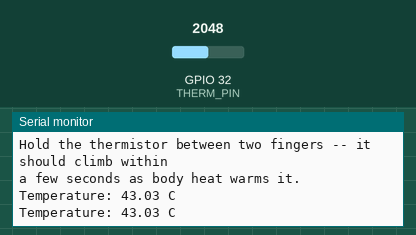
The sketch below on a simulated ESP32. On the bench: the last lines printed to the serial monitor. The inputs (shaded band) are chosen by the test bench; at power-on: GPIO 32 (THERM_PIN) = 2048.

Above: at 1.7 s.
1.8 s: GPIO 32 (THERM_PIN) set to 0
At 2.9 s:
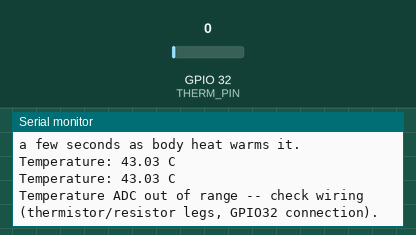
5.0 s: GPIO 32 (THERM_PIN) set to 65
At 6.3 s:
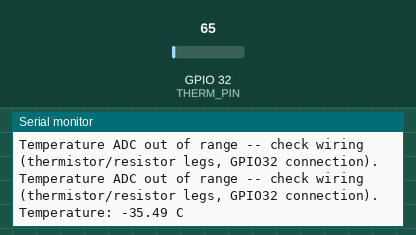

Measured:
- after the input at 1.8 s, the serial monitor: prints a new line after 0.72 s (image 1)
- after the input at 5.0 s, the serial monitor: prints a new line after 0.53 s (image 2)

The sketch:

03_thermistor.ino
```cpp
// ============================================================================
// AquaGuard rebuild -- Step 3 of 7: Thermistor ONLY (temperature)
// ============================================================================
// No WiFi, no Firebase, no other sensors -- just this one part. Add the next
// sensor only after this one prints sane, stable temperature numbers.
//
// WIRING (see hardware/Hardware_Wiring_Guide.pdf Part 3, Step 3.3 for the
// full writeup -- this is the same GPIO32 used there):
//
//   3.3V ---[ NTC Thermistor ]--- GPIO32 ---[ 4.7kOhm resistor ]--- GND
//
//   - One leg of the thermistor -> ESP32 3.3V
//   - Other leg of the thermistor -> ESP32 GPIO32, AND -> one leg of the 4.7k resistor
//   - Other leg of the 4.7k resistor -> ESP32 GND
//
// No voltage divider/safety concern here like the ultrasonic or pH sensors --
// this is a low-voltage passive component, nothing exceeds 3.3V.
//
// GETTING THE DIRECTION RIGHT: if the reading goes DOWN when the room gets
// warmer (or climbs when you'd expect it to drop), the thermistor and
// resistor are most likely swapped -- double check which leg goes to 3.3V
// vs GND.
// ============================================================================

#include <math.h>

#define THERM_PIN 32

const float SERIES_RESISTOR     = 4700.0;   // 4.7kOhm resistor, GPIO32 to GND
const float NOMINAL_RESISTANCE  = 10000.0;  // 10kOhm NTC at 25 C (check your thermistor's datasheet if unsure)
const float NOMINAL_TEMP        = 25.0;     // C
const float B_COEFFICIENT       = 3950.0;   // Beta value (check datasheet if unsure)

void setup() {
  Serial.begin(115200);
  delay(500);
  Serial.println();
  Serial.println("=== AquaGuard rebuild: Step 3 - Thermistor standalone test ===");
  Serial.println("Reading temperature once per second.");
  Serial.println("Sanity check: should read roughly room temperature (~20-30 C).");
  Serial.println("Hold the thermistor between two fingers -- it should climb within");
  Serial.println("a few seconds as body heat warms it.");
  Serial.println();
}

// Returns temperature in Celsius, or NAN if the ADC reading is out of a
// plausible range (0 or fully saturated usually means a wiring problem).
float readTemperatureC() {
  int thermRaw = analogRead(THERM_PIN);

  if (thermRaw <= 0 || thermRaw >= 4095) {
    return NAN;
  }

  // NOTE: numerator/denominator swapped vs. the original AquaGuard sketch --
  // that version's formula was only correct for the OPPOSITE wiring
  // (resistor->3.3V, thermistor->GND). For the wiring actually documented
  // here (thermistor->3.3V, resistor->GND), it must be inverted like this,
  // otherwise readings come out badly wrong (e.g. reporting ~57C at room
  // temperature). Verified against this sketch's own readings on 2026-08-12.
  float resistance = SERIES_RESISTOR * ((4095.0 - (float)thermRaw) / (float)thermRaw);

  float steinhart = resistance / NOMINAL_RESISTANCE;
  steinhart = log(steinhart);
  steinhart /= B_COEFFICIENT;
  steinhart += 1.0 / (NOMINAL_TEMP + 273.15);
  steinhart = 1.0 / steinhart;

  return steinhart - 273.15;
}

void loop() {
  float tempC = readTemperatureC();

  if (isnan(tempC)) {
    Serial.println("Temperature ADC out of range -- check wiring (thermistor/resistor legs, GPIO32 connection).");
  } else {
    Serial.print("Temperature: ");
    Serial.print(tempC, 2);
    Serial.println(" C");
  }

  delay(1000);
}
```
